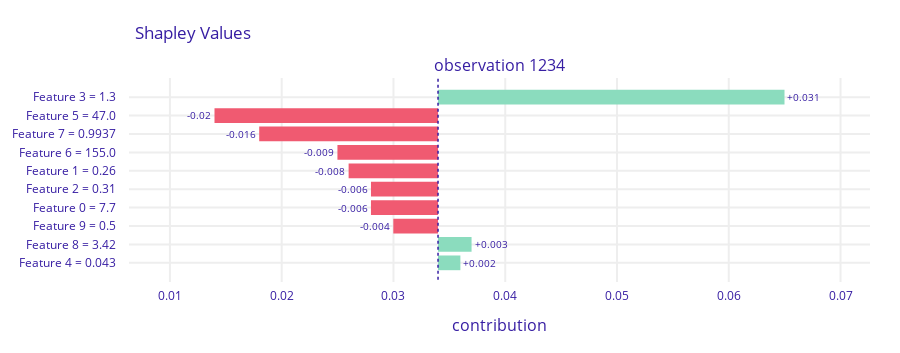
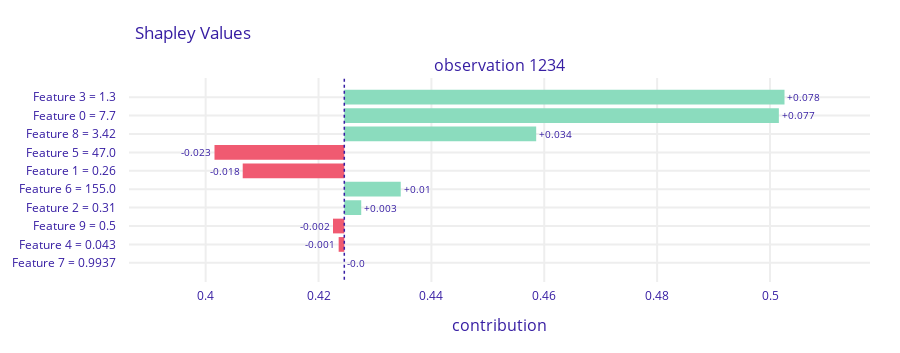

Here is the notebook cell these charts were saved with, in order:
### Markdown cell above
### A.7. Train another model of any class: neural network, linear model, decision tree etc. and find an observation for which SHAP attributions are different between this model and the one trained in point A.1

I chose to train logistic regression model (like in homework 1) and observation 1234. The first figure depicts results for model trained in section A.1, the latter - for linear regression model. What strikes first is huge difference in amount of overall positive and negative contribution to the prediction. Particular features may be insignificant for one model and crucial for another at the same time (e.g. Feature 7 or 0). Features may also correspond to opposite attribution (e.g. 0). The ease with I found such example is probably a result of comparing different models trained on imbalanced data - with overrepresentation of 0's. Also, dissimilar methods and reasoning behind those models may have affect the results.

### Code cell
compare_two_models_for_observation([1234])

### Figure 1 — Plotly figure (JSON) as saved in the notebook; plotly's stock layout.template omitted (floating-point values rounded to 4 significant figures)
{"data": [{"base": 0.03399, "hoverinfo": "text", "hoverlabel": {"bgcolor": "rgba(0,0,0,0.8)"}, "hovertext": ["Average response: 0.034<br>Prediction: 0.001<br>Feature 3 = 1.3<br>increases average response <br>by 0.031", "Average response: 0.034<br>Prediction: 0.001<br>Feature 5 = 47.0<br>decreases average response <br>by 0.02", "Average response: 0.034<br>Prediction: 0.001<br>Feature 7 = 0.9937<br>decreases average response <br>by 0.016", "Average response: 0.034<br>Prediction: 0.001<br>Feature 6 = 155.0<br>decreases average response <br>by 0.009", "Average response: 0.034<br>Prediction: 0.001<br>Feature 1 = 0.26<br>decreases average response <br>by 0.008", "Average response: 0.034<br>Prediction: 0.001<br>Feature 2 = 0.31<br>decreases average response <br>by 0.006", "Average response: 0.034<br>Prediction: 0.001<br>Feature 0 = 7.7<br>decreases average response <br>by 0.006", "Average response: 0.034<br>Prediction: 0.001<br>Feature 9 = 0.5<br>decreases average response <br>by 0.004", "Average response: 0.034<br>Prediction: 0.001<br>Feature 8 = 3.42<br>increases average response <br>by 0.003", "Average response: 0.034<br>Prediction: 0.001<br>Feature 4 = 0.043<br>increases average response <br>by 0.002"], "marker": {"color": ["#8bdcbe", "#f05a71", "#f05a71", "#f05a71", "#f05a71", "#f05a71", "#f05a71", "#f05a71", "#8bdcbe", "#8bdcbe"]}, "orientation": "h", "showlegend": false, "text": ["+0.031", "-0.02", "-0.016", "-0.009", "-0.008", "-0.006", "-0.006", "-0.004", "+0.003", "+0.002"], "textposition": "outside", "x": [0.031, -0.02, -0.016, -0.009, -0.008, -0.006, -0.006, -0.004, 0.003, 0.002], "y": ["Feature 3 = 1.3", "Feature 5 = 47.0", "Feature 7 = 0.9937", "Feature 6 = 155.0", "Feature 1 = 0.26", "Feature 2 = 0.31", "Feature 0 = 7.7", "Feature 9 = 0.5", "Feature 8 = 3.42", "Feature 4 = 0.043"], "type": "bar", "xaxis": "x", "yaxis": "y"}], "layout": {"xaxis": {"anchor": "y", "domain": [0.0, 1.0], "type": "linear", "gridwidth": 2, "zeroline": false, "automargin": true, "ticks": "outside", "tickcolor": "white", "ticklen": 3, "fixedrange": true, "range": [0.006337, 0.07264]}, "yaxis": {"anchor": "x", "domain": [0.0, 1.0], "type": "category", "autorange": "reversed", "gridwidth": 2, "automargin": true, "ticks": "outside", "tickcolor": "white", "ticklen": 10, "fixedrange": true}, "annotations": [{"font": {"size": 16}, "showarrow": false, "text": "observation 1234", "x": 0.5, "xanchor": "center", "xref": "paper", "y": 1.0, "yanchor": "bottom", "yref": "paper"}, {"font": {"size": 16}, "showarrow": false, "text": "contribution", "x": 0.5, "xanchor": "center", "xref": "paper", "y": 0, "yanchor": "top", "yref": "paper", "yshift": -30}], "shapes": [{"line": {"color": "#371ea3", "dash": "dot", "width": 1.5}, "type": "line", "x0": 0.03399, "x1": 0.03399, "xref": "x", "y0": -1, "y1": 10, "yref": "y"}], "title": {"text": "Shapley Values", "x": 0.15}, "font": {"color": "#371ea3"}, "margin": {"t": 78, "b": 71, "r": 30}, "height": 353.0}}

### Figure 2 — Plotly figure (JSON) as saved in the notebook; plotly's stock layout.template omitted (floating-point values rounded to 4 significant figures)
{"data": [{"base": 0.4246, "hoverinfo": "text", "hoverlabel": {"bgcolor": "rgba(0,0,0,0.8)"}, "hovertext": ["Average response: 0.425<br>Prediction: 0.583<br>Feature 3 = 1.3<br>increases average response <br>by 0.078", "Average response: 0.425<br>Prediction: 0.583<br>Feature 0 = 7.7<br>increases average response <br>by 0.077", "Average response: 0.425<br>Prediction: 0.583<br>Feature 8 = 3.42<br>increases average response <br>by 0.034", "Average response: 0.425<br>Prediction: 0.583<br>Feature 5 = 47.0<br>decreases average response <br>by 0.023", "Average response: 0.425<br>Prediction: 0.583<br>Feature 1 = 0.26<br>decreases average response <br>by 0.018", "Average response: 0.425<br>Prediction: 0.583<br>Feature 6 = 155.0<br>increases average response <br>by 0.01", "Average response: 0.425<br>Prediction: 0.583<br>Feature 2 = 0.31<br>increases average response <br>by 0.003", "Average response: 0.425<br>Prediction: 0.583<br>Feature 9 = 0.5<br>decreases average response <br>by 0.002", "Average response: 0.425<br>Prediction: 0.583<br>Feature 4 = 0.043<br>decreases average response <br>by 0.001", "Average response: 0.425<br>Prediction: 0.583<br>Feature 7 = 0.9937<br>decreases average response <br>by 0.0"], "marker": {"color": ["#8bdcbe", "#8bdcbe", "#8bdcbe", "#f05a71", "#f05a71", "#8bdcbe", "#8bdcbe", "#f05a71", "#f05a71", "#f05a71"]}, "orientation": "h", "showlegend": false, "text": ["+0.078", "+0.077", "+0.034", "-0.023", "-0.018", "+0.01", "+0.003", "-0.002", "-0.001", "-0.0"], "textposition": "outside", "x": [0.078, 0.077, 0.034, -0.023, -0.018, 0.01, 0.003, -0.002, -0.001, -0.0], "y": ["Feature 3 = 1.3", "Feature 0 = 7.7", "Feature 8 = 3.42", "Feature 5 = 47.0", "Feature 1 = 0.26", "Feature 6 = 155.0", "Feature 2 = 0.31", "Feature 9 = 0.5", "Feature 4 = 0.043", "Feature 7 = 0.9937"], "type": "bar", "xaxis": "x", "yaxis": "y"}], "layout": {"xaxis": {"anchor": "y", "domain": [0.0, 1.0], "type": "linear", "gridwidth": 2, "zeroline": false, "automargin": true, "ticks": "outside", "tickcolor": "white", "ticklen": 3, "fixedrange": true, "range": [0.3864, 0.5177]}, "yaxis": {"anchor": "x", "domain": [0.0, 1.0], "type": "category", "autorange": "reversed", "gridwidth": 2, "automargin": true, "ticks": "outside", "tickcolor": "white", "ticklen": 10, "fixedrange": true}, "annotations": [{"font": {"size": 16}, "showarrow": false, "text": "observation 1234", "x": 0.5, "xanchor": "center", "xref": "paper", "y": 1.0, "yanchor": "bottom", "yref": "paper"}, {"font": {"size": 16}, "showarrow": false, "text": "contribution", "x": 0.5, "xanchor": "center", "xref": "paper", "y": 0, "yanchor": "top", "yref": "paper", "yshift": -30}], "shapes": [{"line": {"color": "#371ea3", "dash": "dot", "width": 1.5}, "type": "line", "x0": 0.4246, "x1": 0.4246, "xref": "x", "y0": -1, "y1": 10, "yref": "y"}], "title": {"text": "Shapley Values", "x": 0.15}, "font": {"color": "#371ea3"}, "margin": {"t": 78, "b": 71, "r": 30}, "height": 353.0}}
